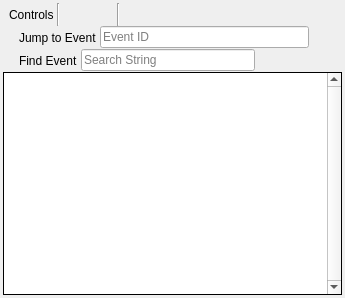
<?xml version="1.0" encoding="UTF-8"?>
<ui version="4.0">
 <class>EventBrowser</class>
 <widget class="QFrame" name="EventBrowser">
  <property name="geometry">
   <rect>
    <x>0</x>
    <y>0</y>
    <width>281</width>
    <height>298</height>
   </rect>
  </property>
  <property name="windowTitle">
   <string>Event Browser</string>
  </property>
  <layout class="QVBoxLayout" name="verticalLayout">
   <property name="spacing">
    <number>0</number>
   </property>
   <property name="leftMargin">
    <number>3</number>
   </property>
   <property name="topMargin">
    <number>3</number>
   </property>
   <property name="rightMargin">
    <number>3</number>
   </property>
   <property name="bottomMargin">
    <number>3</number>
   </property>
   <item>
    <layout class="QHBoxLayout" name="horizontalLayout">
     <property name="spacing">
      <number>3</number>
     </property>
     <property name="sizeConstraint">
      <enum>QLayout::SetDefaultConstraint</enum>
     </property>
     <property name="leftMargin">
      <number>6</number>
     </property>
     <property name="rightMargin">
      <number>6</number>
     </property>
     <item>
      <widget class="QLabel" name="label">
       <property name="sizePolicy">
        <sizepolicy hsizetype="Minimum" vsizetype="Preferred">
         <horstretch>0</horstretch>
         <verstretch>0</verstretch>
        </sizepolicy>
       </property>
       <property name="text">
        <string>Controls</string>
       </property>
      </widget>
     </item>
     <item>
      <widget class="Line" name="line_2">
       <property name="orientation">
        <enum>Qt::Vertical</enum>
       </property>
      </widget>
     </item>
     <item>
      <widget class="QToolButton" name="stepPrev">
       <property name="toolTip">
        <string>Go to Previous Drawcall</string>
       </property>
       <property name="icon">
        <iconset resource="../Resources/resources.qrc">
         <normaloff>:/arrow_left.png</normaloff>:/arrow_left.png</iconset>
       </property>
       <property name="autoRaise">
        <bool>true</bool>
       </property>
      </widget>
     </item>
     <item>
      <widget class="QToolButton" name="stepNext">
       <property name="toolTip">
        <string>Go to Next Drawcall</string>
       </property>
       <property name="icon">
        <iconset resource="../Resources/resources.qrc">
         <normaloff>:/arrow_right.png</normaloff>:/arrow_right.png</iconset>
       </property>
       <property name="autoRaise">
        <bool>true</bool>
       </property>
      </widget>
     </item>
     <item>
      <widget class="Line" name="line">
       <property name="orientation">
        <enum>Qt::Vertical</enum>
       </property>
      </widget>
     </item>
     <item>
      <widget class="QToolButton" name="find">
       <property name="toolTip">
        <string>Find event by string</string>
       </property>
       <property name="icon">
        <iconset resource="../Resources/resources.qrc">
         <normaloff>:/find.png</normaloff>:/find.png</iconset>
       </property>
       <property name="autoRaise">
        <bool>true</bool>
       </property>
      </widget>
     </item>
     <item>
      <widget class="QToolButton" name="gotoEID">
       <property name="toolTip">
        <string>Jump to an Event by EID</string>
       </property>
       <property name="text">
        <string/>
       </property>
       <property name="icon">
        <iconset resource="../Resources/resources.qrc">
         <normaloff>:/flag_green.png</normaloff>:/flag_green.png</iconset>
       </property>
       <property name="autoRaise">
        <bool>true</bool>
       </property>
      </widget>
     </item>
     <item>
      <widget class="QToolButton" name="timeDraws">
       <property name="toolTip">
        <string>Time durations for the drawcalls</string>
       </property>
       <property name="text">
        <string/>
       </property>
       <property name="icon">
        <iconset resource="../Resources/resources.qrc">
         <normaloff>:/time.png</normaloff>:/time.png</iconset>
       </property>
       <property name="autoRaise">
        <bool>true</bool>
       </property>
      </widget>
     </item>
     <item>
      <widget class="QToolButton" name="colSelect">
       <property name="toolTip">
        <string>Select visible columns</string>
       </property>
       <property name="icon">
        <iconset resource="../Resources/resources.qrc">
         <normaloff>:/timeline_marker.png</normaloff>:/timeline_marker.png</iconset>
       </property>
       <property name="autoRaise">
        <bool>true</bool>
       </property>
      </widget>
     </item>
     <item>
      <widget class="QToolButton" name="bookmark">
       <property name="toolTip">
        <string>Toggle Bookmark</string>
       </property>
       <property name="text">
        <string/>
       </property>
       <property name="icon">
        <iconset resource="../Resources/resources.qrc">
         <normaloff>:/asterisk_orange.png</normaloff>:/asterisk_orange.png</iconset>
       </property>
       <property name="autoRaise">
        <bool>true</bool>
       </property>
      </widget>
     </item>
     <item>
      <widget class="QToolButton" name="exportDraws">
       <property name="toolTip">
        <string>Export the list of drawcalls to disk</string>
       </property>
       <property name="icon">
        <iconset resource="../Resources/resources.qrc">
         <normaloff>:/save.png</normaloff>:/save.png</iconset>
       </property>
       <property name="autoRaise">
        <bool>true</bool>
       </property>
      </widget>
     </item>
     <item>
      <widget class="QToolButton" name="extensions">
       <property name="icon">
        <iconset resource="../Resources/resources.qrc">
         <normaloff>:/plugin.png</normaloff>:/plugin.png</iconset>
       </property>
       <property name="autoRaise">
        <bool>true</bool>
       </property>
      </widget>
     </item>
      <item>
        <widget class="QToolButton" name="exportMassDraws">
          <property name="toolTip">
            <string>Export PIX mesh data for multiple draw calls</string>
          </property>
          <property name="icon">
            <iconset resource="../Resources/resources.qrc">
              <normaloff>:/save.png</normaloff>:/save.png
            </iconset>
          </property>
          <property name="autoRaise">
            <bool>true</bool>
          </property>
        </widget>
      </item>
     <item>
      <spacer name="horizontalSpacer">
       <property name="orientation">
        <enum>Qt::Horizontal</enum>
       </property>
       <property name="sizeHint" stdset="0">
        <size>
         <width>40</width>
         <height>20</height>
        </size>
       </property>
      </spacer>
     </item>
    </layout>
   </item>
   <item>
    <widget class="QWidget" name="jumpStrip" native="true">
     <layout class="QHBoxLayout" name="horizontalLayout_3">
      <property name="spacing">
       <number>3</number>
      </property>
      <property name="leftMargin">
       <number>6</number>
      </property>
      <property name="topMargin">
       <number>0</number>
      </property>
      <property name="rightMargin">
       <number>6</number>
      </property>
      <property name="bottomMargin">
       <number>0</number>
      </property>
      <item>
       <widget class="QLabel" name="label_3">
        <property name="text">
         <string/>
        </property>
        <property name="pixmap">
         <pixmap resource="../Resources/resources.qrc">:/flag_green.png</pixmap>
        </property>
       </widget>
      </item>
      <item>
       <widget class="QLabel" name="label_2">
        <property name="text">
         <string>Jump to Event</string>
        </property>
        <property name="textFormat">
         <enum>Qt::PlainText</enum>
        </property>
        <property name="alignment">
         <set>Qt::AlignLeading|Qt::AlignLeft|Qt::AlignVCenter</set>
        </property>
        <property name="margin">
         <number>0</number>
        </property>
       </widget>
      </item>
      <item>
       <widget class="RDLineEdit" name="jumpToEID">
        <property name="minimumSize">
         <size>
          <width>0</width>
          <height>20</height>
         </size>
        </property>
        <property name="placeholderText">
         <string>Event ID</string>
        </property>
        <property name="clearButtonEnabled">
         <bool>true</bool>
        </property>
       </widget>
      </item>
      <item>
       <widget class="QToolButton" name="closeJump">
        <property name="text">
         <string/>
        </property>
        <property name="icon">
         <iconset resource="../Resources/resources.qrc">
          <normaloff>:/cross.png</normaloff>:/cross.png</iconset>
        </property>
        <property name="autoRaise">
         <bool>true</bool>
        </property>
       </widget>
      </item>
     </layout>
    </widget>
   </item>
   <item>
    <widget class="QWidget" name="findStrip" native="true">
     <layout class="QHBoxLayout" name="horizontalLayout_5">
      <property name="spacing">
       <number>3</number>
      </property>
      <property name="leftMargin">
       <number>6</number>
      </property>
      <property name="topMargin">
       <number>0</number>
      </property>
      <property name="rightMargin">
       <number>6</number>
      </property>
      <property name="bottomMargin">
       <number>0</number>
      </property>
      <item>
       <widget class="QLabel" name="label_4">
        <property name="text">
         <string/>
        </property>
        <property name="pixmap">
         <pixmap resource="../Resources/resources.qrc">:/find.png</pixmap>
        </property>
       </widget>
      </item>
      <item>
       <widget class="QLabel" name="label_5">
        <property name="text">
         <string>Find Event</string>
        </property>
        <property name="textFormat">
         <enum>Qt::PlainText</enum>
        </property>
        <property name="alignment">
         <set>Qt::AlignLeading|Qt::AlignLeft|Qt::AlignVCenter</set>
        </property>
        <property name="margin">
         <number>0</number>
        </property>
       </widget>
      </item>
      <item>
       <widget class="RDLineEdit" name="findEvent">
        <property name="minimumSize">
         <size>
          <width>0</width>
          <height>20</height>
         </size>
        </property>
        <property name="placeholderText">
         <string>Search String</string>
        </property>
        <property name="clearButtonEnabled">
         <bool>true</bool>
        </property>
       </widget>
      </item>
      <item>
       <widget class="QToolButton" name="closeFind">
        <property name="text">
         <string/>
        </property>
        <property name="icon">
         <iconset resource="../Resources/resources.qrc">
          <normaloff>:/cross.png</normaloff>:/cross.png</iconset>
        </property>
        <property name="autoRaise">
         <bool>true</bool>
        </property>
       </widget>
      </item>
      <item>
       <widget class="QToolButton" name="findPrev">
        <property name="text">
         <string/>
        </property>
        <property name="icon">
         <iconset resource="../Resources/resources.qrc">
          <normaloff>:/arrow_left.png</normaloff>:/arrow_left.png</iconset>
        </property>
        <property name="autoRaise">
         <bool>true</bool>
        </property>
       </widget>
      </item>
      <item>
       <widget class="QToolButton" name="findNext">
        <property name="text">
         <string/>
        </property>
        <property name="icon">
         <iconset resource="../Resources/resources.qrc">
          <normaloff>:/arrow_right.png</normaloff>:/arrow_right.png</iconset>
        </property>
        <property name="autoRaise">
         <bool>true</bool>
        </property>
       </widget>
      </item>
     </layout>
    </widget>
   </item>
   <item>
    <widget class="QWidget" name="bookmarkStrip" native="true">
     <widget class="QWidget" name="bookmarkStripHeader" native="true">
      <property name="geometry">
       <rect>
        <x>0</x>
        <y>0</y>
        <width>82</width>
        <height>16</height>
       </rect>
      </property>
      <layout class="QHBoxLayout" name="horizontalLayout_6">
       <property name="leftMargin">
        <number>0</number>
       </property>
       <property name="topMargin">
        <number>0</number>
       </property>
       <property name="rightMargin">
        <number>0</number>
       </property>
       <property name="bottomMargin">
        <number>0</number>
       </property>
       <item>
        <widget class="QLabel" name="bookmarkStripIcon">
         <property name="text">
          <string/>
         </property>
         <property name="pixmap">
          <pixmap resource="../Resources/resources.qrc">:/asterisk_orange.png</pixmap>
         </property>
        </widget>
       </item>
       <item>
        <widget class="QLabel" name="bookmarkStripLabel">
         <property name="sizePolicy">
          <sizepolicy hsizetype="Preferred" vsizetype="MinimumExpanding">
           <horstretch>0</horstretch>
           <verstretch>0</verstretch>
          </sizepolicy>
         </property>
         <property name="text">
          <string>Bookmarks</string>
         </property>
         <property name="textFormat">
          <enum>Qt::PlainText</enum>
         </property>
         <property name="alignment">
          <set>Qt::AlignLeading|Qt::AlignLeft|Qt::AlignVCenter</set>
         </property>
         <property name="margin">
          <number>0</number>
         </property>
        </widget>
       </item>
       <item>
        <widget class="Line" name="bookmarkStripLine">
         <property name="orientation">
          <enum>Qt::Vertical</enum>
         </property>
        </widget>
       </item>
      </layout>
     </widget>
    </widget>
   </item>
   <item>
    <widget class="RDTreeWidget" name="events">
     <property name="frameShape">
      <enum>QFrame::Box</enum>
     </property>
     <property name="frameShadow">
      <enum>QFrame::Plain</enum>
     </property>
     <property name="midLineWidth">
      <number>1</number>
     </property>
     <property name="verticalScrollBarPolicy">
      <enum>Qt::ScrollBarAlwaysOn</enum>
     </property>
     <property name="editTriggers">
      <set>QAbstractItemView::NoEditTriggers</set>
     </property>
     <property name="indentation">
      <number>12</number>
     </property>
     <property name="rootIsDecorated">
      <bool>true</bool>
     </property>
     <property name="uniformRowHeights">
      <bool>true</bool>
     </property>
     <property name="allColumnsShowFocus">
      <bool>true</bool>
     </property>
     <property name="headerHidden">
      <bool>false</bool>
     </property>
     <attribute name="headerCascadingSectionResizes">
      <bool>false</bool>
     </attribute>
     <attribute name="headerStretchLastSection">
      <bool>false</bool>
     </attribute>
    </widget>
   </item>
  </layout>
 </widget>
 <customwidgets>
  <customwidget>
   <class>RDTreeWidget</class>
   <extends>QTreeView</extends>
   <header>Widgets/Extended/RDTreeWidget.h</header>
  </customwidget>
  <customwidget>
   <class>RDLineEdit</class>
   <extends>QLineEdit</extends>
   <header>Widgets/Extended/RDLineEdit.h</header>
  </customwidget>
 </customwidgets>
 <resources>
  <include location="../Resources/resources.qrc"/>
 </resources>
 <connections/>
</ui>
